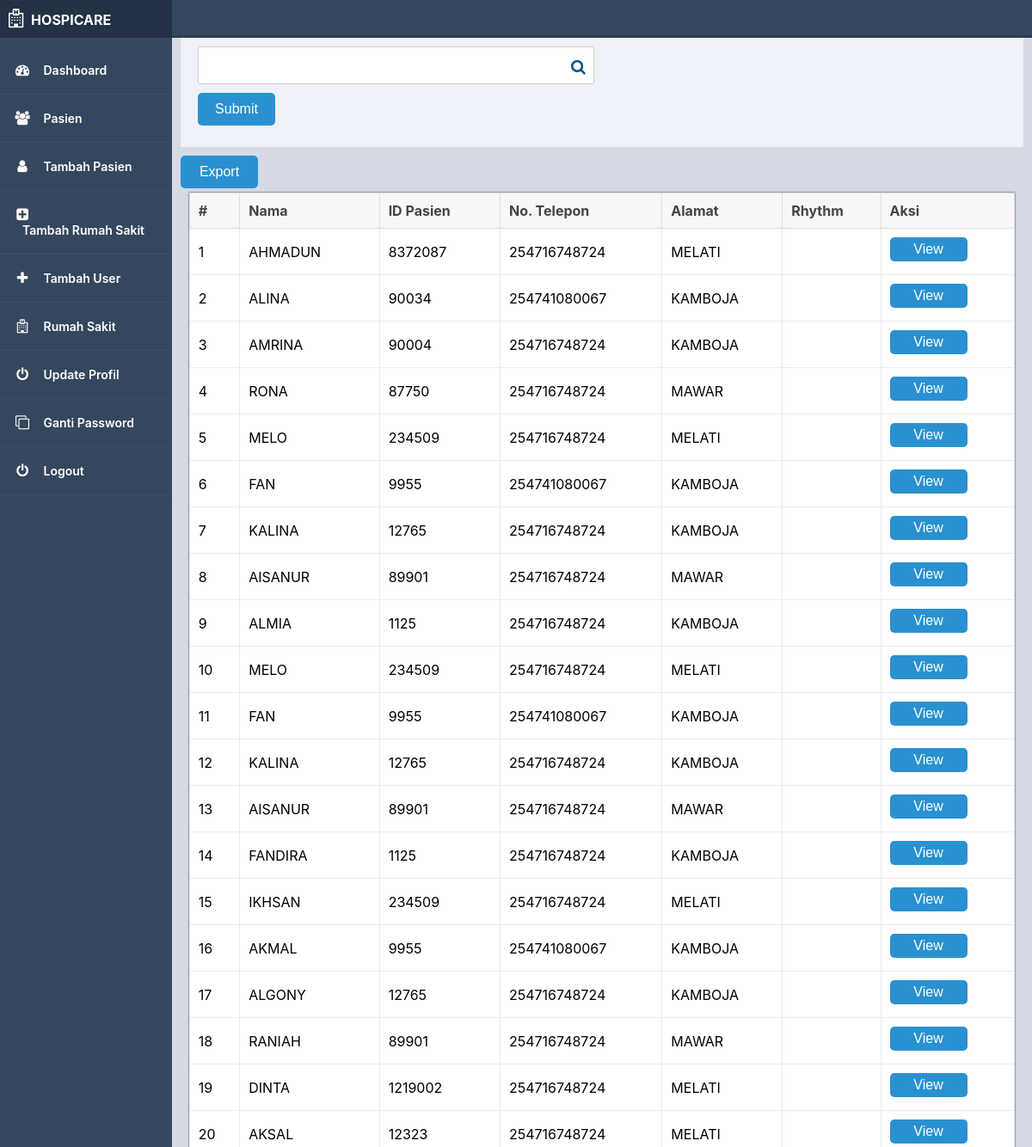
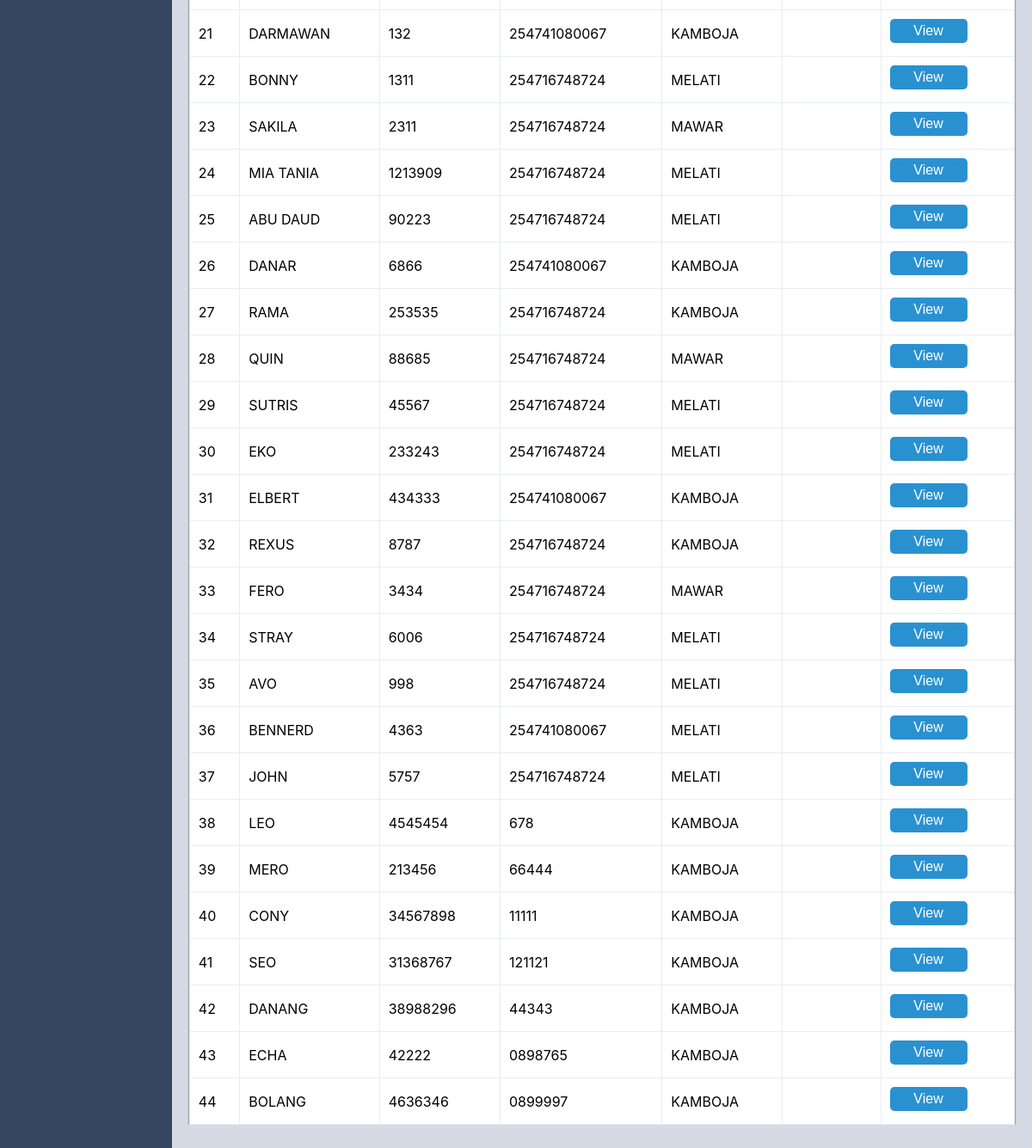
Page /manage-patients.php (signed in) on the committed database (2 pictures, top to bottom).
### tables this page shows
CREATE TABLE `patients` (
  `id` bigint(20) UNSIGNED NOT NULL,
  `patient_name` varchar(255) NOT NULL,
  `identification` int(11) NOT NULL,
  `blood` varchar(255) NOT NULL,
  `gender` varchar(255) NOT NULL,
  `phone` varchar(255) NOT NULL,
  `residence` mediumtext NOT NULL,
  `Rhythms` varchar(255) NOT NULL,
  `status` tinyint(4) NOT NULL DEFAULT 0,
  `hospital_id` int(11) NOT NULL,
  `age` int(3) NOT NULL
);

### manage-patients.php (the view, shortened to what this page needs)
<?php
    include('includes/dbconnection.php');
    if (strlen($_SESSION['sessionid']==0))
    {
        header('location:logout.php');
        }
         else
        {
        function fetch_patient()
        {
            global $con,$total_pages,$pageno,$userid,$hospitalID;
            $userid=$_SESSION['sessionid'];
            $hospitalSql = "SELECT hospital_id FROM tbluser WHERE ID= '$userid'";
            $getHospitals = mysqli_query($con,$hospitalSql);
            $hospitalRow = mysqli_fetch_assoc($getHospitals);
            $hospitalID=$hospitalRow['hospital_id'];
            if(isset($_POST['idnumber'])) {
                $idnum = $_POST['idnumber'];
                $sql = "SELECT * FROM patients WHERE identification = '$idnum' ORDER BY id DESC";
            }else{
                $sql = "SELECT * FROM patients WHERE hospital_id = '$hospitalID'ORDER BY id DESC  ";
            }
            $res_data = mysqli_query($con,$sql);
            $count = 0;
            while( $row = mysqli_fetch_assoc($res_data))
            {
                $id = $row['id'];
                $name = $row['patient_name'];
                $identification = $row['identification'];
                $phone = $row['phone'];
                $rhythm = $row['rhythm'];
                $residence = $row['residence'];
                $count = $count+1;
                ?>
                <tr>
                    <td data-label="Serial"><?php echo $count?></td>
                    <td data-label="name"><?php echo $name?></td>
                    <td data-label="identification"><?php echo $identification?></td>
                    <td data-label="phone"><?php echo $phone?></td>
                    <td data-label="residence"><?php echo $residence?></td>
                    <td data-label="rhythm"><?php echo $rhythm?></td>
                    <?php
                        $query=mysqli_query($con,"SELECT  role  FROM tbluser WHERE  ID ='$userid' ");
                        $result=mysqli_fetch_array($query);
                        $role =  $result['role'];
                        if($role < 2 ){
                                ?>
                            <td data-label="action"><button id="<?php echo $id; ?>" class="modalButton" style="padding:5px;">View</button></td>
                        <?php } ?>
            </tr>
            <?php
            }
        }
        ?>
        <?php include 'includes/header.php';?>
        <div class="main-content">
            <div class="title" id="title">
                <div class="search-box">
                <form action="" class="search-box" method="post">
                    <input   type="text" placeholder="<?php echo $code ?>" name="idnumber">
                    <button type="submit">Submit</button>
                    <i class="fa fa-search"></i>
                </form>
                </div>
			</div>
			<div class="main">
                <?php  $userid=$_SESSION['sessionid']; ?>
                <a href="patients-pdf.php?userid=<?php echo $userid?>" class="right" id="export"><button>Export</button> </a>
                <table class="table" id="table">
                    <thead>
                        <th>#</th>
                        <th>Nama</th>
                        <th>ID Pasien</th>
                        <th>No. Telepon</th>
                        <th>Alamat</th>
                        <th>Rhythm</th>
                        <?php
                           if($role < 2 ){
                                ?>
                        <th>Aksi</th>
                           <?php }?>
                    </thead>
                    <tbody>
                        <?php
                        fetch_patient();
                        ?>
                    </tbody>
                </table>
            </div>
        </div>
        <?php include_once('includes/footer.php');?>
        <?php
    }
    ?>

### includes/header.php (shortened to what this page needs)
<?php
	include('includes/dbconnection.php');
	if (strlen($_SESSION['sessionid']==0))
	{
		header('location:logout.php');
	}
	else
	{
		$userid=$_SESSION['sessionid'];
		$query=mysqli_query($con,"SELECT  role  FROM tbluser WHERE  ID ='$userid' ");
		$result=mysqli_fetch_array($query);
		$role =  $result['role'];
	}
?>
<!DOCTYPE html>
<html>
<head>
		<link rel="stylesheet" href="css/font-awesome.min.css">
		<link rel="stylesheet" href="css/main.css">
		<link rel="stylesheet" href="css/forms.css">
		<link rel="stylesheet" href="css/font-awesome.min.css">
	</head>
	<body>
		<div class="header">
		</div>
		<div class="side-nav">
			<div class="logo">
				<i class="fa fa-hospital-o"></i>
				<span>HOSPICARE</span>
			</div>
			<nav>
				<ul>
					<li>
						<a href="dashboard.php">
							<span><i class="fa fa-tachometer"></i></span>
							<span>Dashboard</span>
						</a>
					</li>
					<li>
						<a href="manage-patients.php">
							<span><i class="fa fa-users"></i></span>
							<span>Pasien</span>
						</a>
					</li>
					<?php
						if($role < 2){
							?>
							<li>
								<a href="add-patient.php">
									<span><i class="fa fa-user"></i></span>
									<span>Tambah Pasien</span>
								</a>
							</li>
							<li>
								<a href="add-hospital.php">
									<span><i class="fa fa-plus-square"></i></span>
									<span>Tambah Rumah Sakit</span>
								</a>
							</li>
						<?php } ?>
					<li>
							<a href="add-user.php">
								<span><i class="fa fa-plus"></i></span>
								<span>Tambah User</span>
							</a>
						</li>
					<li>
						<a href="manage-hospitals.php">
							<span><i class="fa fa-hospital-o"></i></span>
							<span>Rumah Sakit</span>
						</a>
                    </li>
                    <li>
						<a href="user-profile.php">
							<span><i class="fa fa-power-off"></i></span>
							<span>Update Profil</span>
						</a>
                    </li>
                    <li>
						<a href="change-password.php">
							<span><i class="fa fa-clone"></i></span>
							<span> Ganti Password</span>
						</a>
                    </li>
                    <li>
						<a href="logout.php">
							<span><i class="fa fa-power-off"></i></span>
							<span>Logout</span>
						</a>
                    </li>
				</ul>
			</nav>
		</div>

### includes/footer.php (shortened to what this page needs)
</body>
</html>

### css/main.css (style rules this page uses)
* { box-sizing: border-box; }
body { margin: 0; padding: 0; font-family: 'Source Sans Pro', sans-serif; background-color: #d5dae5; -webkit-font-smoothing: antialiased; -moz-osx-font-smoothing: grayscale; }
.header { position: fixed; width: 100%; z-index: 3; height: 44px; background-color: #fff; border-bottom: 3px solid #2d3d51; }
.logo { height: 44px; padding: 10px; font-weight: 700; }
.side-nav .logo { background-color: #233245; color: #fff; }
.logo i { font-size: 22px; }
.logo span { margin-left: 5px; text-transform: uppercase; }
.nav-trigger span, .nav-trigger span:before, span:after { width: 20px; height: 2px; background-color: #35475e; position: absolute; }
.side-nav { position:fixed; width: 100%; height: 100vh; background-color: #35475e; z-index: 1; display: none; }
.side-nav ul { margin: 0; padding: 0; }
.side-nav ul li { padding: 16px 16px; border-bottom: 1px solid #3c506a; position: relative; }
.side-nav ul li a { color: #fff; display: block; text-decoration: none; }
.side-nav ul li i { color: #fff; min-width: 20px; text-align: center; }
.side-nav ul li span:nth-child(2) { margin-left: 10px; font-size: 14px; font-weight: 600; }
.main-content { padding: 40px; margin-top: 0; padding: 10px; padding-top: 44px; height: 100%; overflow: scroll; }
.main-content .title { background-color: #eef1f7; padding: 10px 20px; font-weight: 700; color: #333; font-size: 18px; }
@media screen and (min-width: 600px) { .header { background-color: #35475e; z-index: 1; } }
@media screen and (min-width: 600px) { .nav-trigger span, .nav-trigger span:before, span:after { background-color: #fff; } }
@media screen and (min-width: 600px) { .side-nav { display: block; width: 70px; z-index: 2; } }
@media screen and (min-width: 600px) { .side-nav ul li span:nth-child(2) { display: none; } }
@media screen and (min-width: 600px) { .side-nav .logo i { padding-left: 12px; } }
@media screen and (min-width: 600px) { .side-nav .logo span { display: none; } }
@media screen and (min-width: 600px) { .side-nav ul li i { font-size: 26px; } }
@media screen and (min-width: 600px) { .side-nav ul li a { text-align: center; } }
@media screen and (min-width: 600px) { .main-content { margin-left: 70px; } }
@media screen and (min-width: 800px) { .side-nav { width: 200px; } }
@media screen and (min-width: 800px) { .side-nav ul li span:nth-child(2) { display: inline-block; } }
@media screen and (min-width: 800px) { .side-nav ul li i { font-size: 16px; } }
@media screen and (min-width: 800px) { .side-nav ul li a { text-align: left; } }
@media screen and (min-width: 800px) { .side-nav .logo i { padding-left: 0; } }
@media screen and (min-width: 800px) { .side-nav .logo span { display: inline-block; } }
@media screen and (min-width: 800px) { .main-content { margin-left: 200px; } }
.main { display: flex; flex-flow: row wrap; overflow: hidden; }
.table { padding: 10px; border-collapse: collapse; width: 98%; margin-left: 1%; margin-left: 1%; padding: 20px; border-radius: 0px; background: #fff; box-shadow: 0 0 2px 0 #253b49; }
.table th { padding: 10px 10px; text-align: left; }
.table thead th { border: 1px solid #ddd; font-size: 16px; color: #000; border: 1px solid #ddd; background: #f7f7f8; border-color: #ddd; color: #444444; }
.table tbody td { border: 1px solid #e9ecf2; font-size: 16px; margin-left: 0px; padding: 10px; }
.table tbody tr td :nth-child(1) { text-align: center!important; }
.table tbody tr td { text-align: left; }

### css/forms.css (style rules this page uses)
div, form, input, select, p { padding: 0; margin: 0; margin-bottom: 10px; width: -webkit-fill-available; outline: none; font-family: -apple-system, BlinkMacSystemFont, "segoe ui", roboto, oxygen, ubuntu, cantarell, "fira sans", "droid sans", "helvetica neue", Arial, sans-serif; color: #666; line-height: 22px; }
input, select { margin-bottom: 10px; border: 1px solid #ccc; border-radius: 3px; }
input { width: calc(100% - 10px); padding: 10px; }
.item:hover p, .item:hover i, .question:hover p, .question label:hover, input:hover, a { color: #070808; }
button { width: 90px; padding: 10px; border: none; border-radius: 5px; background: #2a91d1; font-size: 16px; color: #fff; cursor: pointer; margin-bottom: 5px; }
.search-box { width: 70%; position: relative; }
.search-box input[type= "text"] { width: 100%; }
.fa-search { position: absolute; top: 25%; transform: translateY(-50%); right: 10px; font-size: 20px; color: #095484; }

### rows in the picture
patients: patient_name "AHMADUN", identification "8372087", phone "254716748724", residence "MELATI"
patients: patient_name "ALINA", identification "90034", phone "254741080067", residence "KAMBOJA"
patients: patient_name "AMRINA", identification "90004", phone "254716748724", residence "KAMBOJA"
patients: patient_name "RONA", identification "87750", phone "254716748724", residence "MAWAR"
patients: patient_name "MELO", identification "234509", phone "254716748724", residence "MELATI"
patients: patient_name "FAN", identification "9955", phone "254741080067", residence "KAMBOJA"
patients: patient_name "KALINA", identification "12765", phone "254716748724", residence "KAMBOJA"
patients: patient_name "AISANUR", identification "89901", phone "254716748724", residence "MAWAR"
patients: patient_name "ALMIA", identification "1125", phone "254716748724", residence "KAMBOJA"
patients: patient_name "MELO", identification "234509", phone "254716748724", residence "MELATI"
patients: patient_name "FAN", identification "9955", phone "254741080067", residence "KAMBOJA"
patients: patient_name "KALINA", identification "12765", phone "254716748724", residence "KAMBOJA"
patients: patient_name "AISANUR", identification "89901", phone "254716748724", residence "MAWAR"
patients: patient_name "FANDIRA", identification "1125", phone "254716748724", residence "KAMBOJA"
patients: patient_name "IKHSAN", identification "234509", phone "254716748724", residence "MELATI"
patients: patient_name "AKMAL", identification "9955", phone "254741080067", residence "KAMBOJA"
patients: patient_name "ALGONY", identification "12765", phone "254716748724", residence "KAMBOJA"
patients: patient_name "RANIAH", identification "89901", phone "254716748724", residence "MAWAR"
patients: patient_name "DINTA", identification "1219002", phone "254716748724", residence "MELATI"
patients: patient_name "AKSAL", identification "12323", phone "254716748724", residence "MELATI"
patients: patient_name "DARMAWAN", identification "132", phone "254741080067", residence "KAMBOJA"
patients: patient_name "BONNY", identification "1311", phone "254716748724", residence "MELATI"
patients: patient_name "SAKILA", identification "2311", phone "254716748724", residence "MAWAR"
patients: patient_name "MIA TANIA", identification "1213909", phone "254716748724", residence "MELATI"
patients: patient_name "ABU DAUD", identification "90223", phone "254716748724", residence "MELATI"
patients: patient_name "DANAR", identification "6866", phone "254741080067", residence "KAMBOJA"
patients: patient_name "RAMA", identification "253535", phone "254716748724", residence "KAMBOJA"
patients: patient_name "QUIN", identification "88685", phone "254716748724", residence "MAWAR"
patients: patient_name "SUTRIS", identification "45567", phone "254716748724", residence "MELATI"
patients: patient_name "EKO", identification "233243", phone "254716748724", residence "MELATI"
patients: patient_name "ELBERT", identification "434333", phone "254741080067", residence "KAMBOJA"
patients: patient_name "REXUS", identification "8787", phone "254716748724", residence "KAMBOJA"
patients: patient_name "FERO", identification "3434", phone "254716748724", residence "MAWAR"
patients: patient_name "STRAY", identification "6006", phone "254716748724", residence "MELATI"
patients: patient_name "AVO", identification "998", phone "254716748724", residence "MELATI"
patients: patient_name "BENNERD", identification "4363", phone "254741080067", residence "MELATI"
patients: patient_name "JOHN", identification "5757", phone "254716748724", residence "MELATI"
patients: patient_name "LEO", identification "4545454", phone "678", residence "KAMBOJA"
patients: patient_name "MERO", identification "213456", phone "66444", residence "KAMBOJA"
patients: patient_name "CONY", identification "34567898", phone "11111", residence "KAMBOJA"
patients: patient_name "SEO", identification "31368767", phone "121121", residence "KAMBOJA"
patients: patient_name "DANANG", identification "38988296", phone "44343", residence "KAMBOJA"
patients: patient_name "ECHA", identification "42222", phone "0898765", residence "KAMBOJA"
patients: patient_name "BOLANG", identification "4636346", phone "0899997", residence "KAMBOJA"
